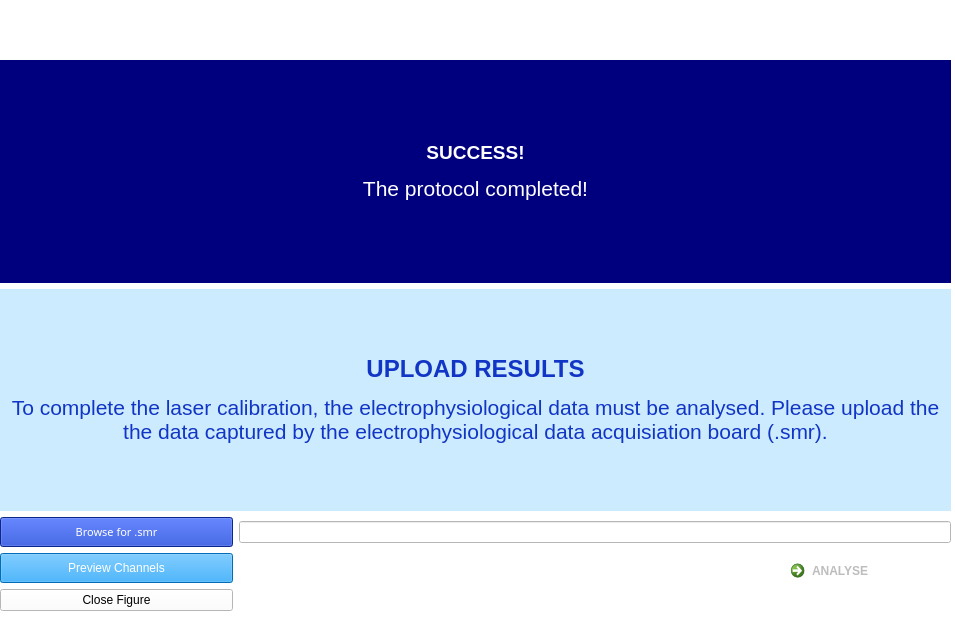
<?xml version="1.0" encoding="UTF-8"?>
<ui version="4.0">
 <class>Dialog</class>
 <widget class="QDialog" name="Dialog">
  <property name="geometry">
   <rect>
    <x>0</x>
    <y>0</y>
    <width>955</width>
    <height>632</height>
   </rect>
  </property>
  <property name="windowTitle">
   <string>Py2Pulse</string>
  </property>
  <property name="windowIcon">
   <iconset resource="../../icons.qrc">
    <normaloff>:/Icons/QTIcons/Laser2.png</normaloff>:/Icons/QTIcons/Laser2.png</iconset>
  </property>
  <property name="styleSheet">
   <string notr="true">background-color: rgb(255, 255, 255);</string>
  </property>
  <widget class="QWidget" name="gridLayoutWidget">
   <property name="geometry">
    <rect>
     <x>0</x>
     <y>60</y>
     <width>951</width>
     <height>551</height>
    </rect>
   </property>
   <layout class="QGridLayout" name="gridLayout">
    <item row="4" column="0" colspan="4">
     <widget class="QLabel" name="label">
      <property name="minimumSize">
       <size>
        <width>0</width>
        <height>60</height>
       </size>
      </property>
      <property name="styleSheet">
       <string notr="true">background-color: rgb(0, 0, 127);
color: rgb(255, 255, 255);</string>
      </property>
      <property name="text">
       <string>&lt;html&gt;&lt;head/&gt;&lt;body&gt;&lt;p align=&quot;center&quot;&gt;&lt;span style=&quot; font-size:14pt; font-weight:600; color:#ffffff;&quot;&gt;SUCCESS!&lt;/span&gt;&lt;/p&gt;&lt;p align=&quot;center&quot;&gt;&lt;span style=&quot; font-family:'Calibri'; font-size:16pt; color:#ffffff;&quot;&gt;The protocol completed!&lt;/span&gt;&lt;/p&gt;&lt;/body&gt;&lt;/html&gt;</string>
      </property>
      <property name="wordWrap">
       <bool>true</bool>
      </property>
     </widget>
    </item>
    <item row="8" column="0">
     <widget class="QToolButton" name="BrowseButtonPC">
      <property name="sizePolicy">
       <sizepolicy hsizetype="Preferred" vsizetype="Fixed">
        <horstretch>0</horstretch>
        <verstretch>0</verstretch>
       </sizepolicy>
      </property>
      <property name="minimumSize">
       <size>
        <width>30</width>
        <height>30</height>
       </size>
      </property>
      <property name="font">
       <font>
        <family>Eras Medium ITC</family>
        <pointsize>8</pointsize>
        <weight>50</weight>
        <italic>false</italic>
        <bold>false</bold>
       </font>
      </property>
      <property name="cursor">
       <cursorShape>PointingHandCursor</cursorShape>
      </property>
      <property name="styleSheet">
       <string notr="true">font: 8pt &quot;Eras Medium ITC&quot;; 
background-color: rgb(17, 53, 196);
color: rgb(255, 255, 255);</string>
      </property>
      <property name="text">
       <string>Browse for .smr</string>
      </property>
     </widget>
    </item>
    <item row="6" column="0" colspan="4">
     <widget class="QLabel" name="label_3">
      <property name="styleSheet">
       <string notr="true">background-color: rgb(0, 153, 255,50);</string>
      </property>
      <property name="text">
       <string>&lt;html&gt;&lt;head/&gt;&lt;body&gt;&lt;p align=&quot;center&quot;&gt;&lt;span style=&quot; font-family:'Calibri'; font-size:18pt; font-weight:600; color:#1135c4;&quot;&gt;UPLOAD RESULTS&lt;/span&gt;&lt;/p&gt;&lt;p align=&quot;center&quot;&gt;&lt;span style=&quot; font-family:'Calibri'; font-size:16pt; color:#1135c4;&quot;&gt;To complete the laser calibration, the electrophysiological data must be analysed. Please upload the the data captured by the electrophysiological data acquisiation board (.smr).&lt;/span&gt;&lt;/p&gt;&lt;/body&gt;&lt;/html&gt;</string>
      </property>
      <property name="wordWrap">
       <bool>true</bool>
      </property>
     </widget>
    </item>
    <item row="13" column="2" rowspan="2" colspan="2" alignment="Qt::AlignRight">
     <widget class="QCommandLinkButton" name="AnalyseButton">
      <property name="cursor">
       <cursorShape>PointingHandCursor</cursorShape>
      </property>
      <property name="styleSheet">
       <string notr="true">font: 14pt &quot;Eras Bold ITC&quot;;
background-color: rgb(0, 153, 255,50);
color: rgb(189, 189, 189);</string>
      </property>
      <property name="text">
       <string>ANALYSE</string>
      </property>
      <property name="icon">
       <iconset resource="../../icons.qrc">
        <normaloff>:/Icons/QTIcons/RunArrowGrey.png</normaloff>:/Icons/QTIcons/RunArrowGrey.png</iconset>
      </property>
      <property name="iconSize">
       <size>
        <width>40</width>
        <height>40</height>
       </size>
      </property>
      <property name="checkable">
       <bool>false</bool>
      </property>
     </widget>
    </item>
    <item row="13" column="0">
     <widget class="QPushButton" name="PushButtonChannels">
      <property name="minimumSize">
       <size>
        <width>30</width>
        <height>30</height>
       </size>
      </property>
      <property name="cursor">
       <cursorShape>PointingHandCursor</cursorShape>
      </property>
      <property name="styleSheet">
       <string notr="true">background-color: rgb(0, 153, 255);
color: rgb(255, 255, 255);</string>
      </property>
      <property name="text">
       <string>Preview Channels</string>
      </property>
     </widget>
    </item>
    <item row="14" column="0">
     <widget class="QPushButton" name="closeFigure">
      <property name="cursor">
       <cursorShape>PointingHandCursor</cursorShape>
      </property>
      <property name="text">
       <string>Close Figure</string>
      </property>
     </widget>
    </item>
    <item row="8" column="1" colspan="3">
     <widget class="QLineEdit" name="lineEditDir">
      <property name="readOnly">
       <bool>true</bool>
      </property>
     </widget>
    </item>
   </layout>
  </widget>
  <widget class="QLabel" name="label_173">
   <property name="geometry">
    <rect>
     <x>390</x>
     <y>0</y>
     <width>180</width>
     <height>60</height>
    </rect>
   </property>
   <property name="maximumSize">
    <size>
     <width>180</width>
     <height>60</height>
    </size>
   </property>
   <property name="text">
    <string/>
   </property>
   <property name="pixmap">
    <pixmap resource="../../icons.qrc">:/Icons/QTIcons/Py2Pulse Logo.PNG</pixmap>
   </property>
   <property name="scaledContents">
    <bool>true</bool>
   </property>
  </widget>
 </widget>
 <resources>
  <include location="../../icons.qrc"/>
  <include location="../../icons.qrc"/>
 </resources>
 <connections/>
</ui>
